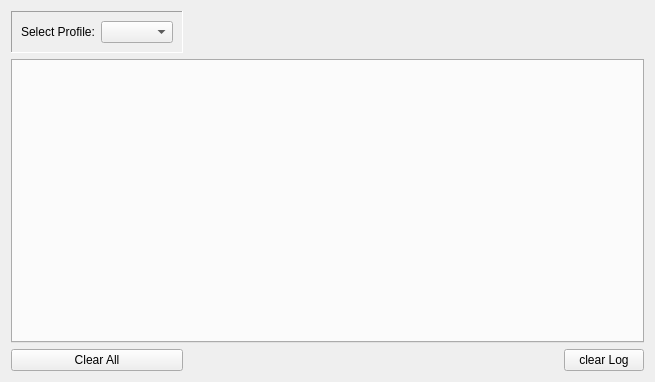
<?xml version="1.0" encoding="UTF-8"?>
<ui version="4.0">
 <class>logViewerObject</class>
 <widget class="QWidget" name="logViewerObject">
  <property name="geometry">
   <rect>
    <x>0</x>
    <y>0</y>
    <width>655</width>
    <height>382</height>
   </rect>
  </property>
  <property name="windowTitle">
   <string>Form</string>
  </property>
  <layout class="QGridLayout" name="gridLayout">
   <item row="1" column="1" colspan="4">
    <widget class="QTabWidget" name="logTab">
     <property name="currentIndex">
      <number>-1</number>
     </property>
    </widget>
   </item>
   <item row="2" column="4">
    <widget class="QPushButton" name="clearLogButton">
     <property name="text">
      <string>clear Log</string>
     </property>
     <property name="icon">
      <iconset resource="../resources.qrc">
       <normaloff>:/icons/icons/trash-can.png</normaloff>:/icons/icons/trash-can.png</iconset>
     </property>
     <property name="iconSize">
      <size>
       <width>22</width>
       <height>22</height>
      </size>
     </property>
    </widget>
   </item>
   <item row="0" column="1">
    <widget class="QFrame" name="frame">
     <property name="styleSheet">
      <string notr="true"/>
     </property>
     <property name="frameShape">
      <enum>QFrame::Panel</enum>
     </property>
     <property name="frameShadow">
      <enum>QFrame::Sunken</enum>
     </property>
     <layout class="QGridLayout" name="gridLayout_2">
      <item row="0" column="2">
       <widget class="QComboBox" name="profileComboBox"/>
      </item>
      <item row="0" column="1">
       <widget class="QLabel" name="profileLabel">
        <property name="text">
         <string>Select Profile:</string>
        </property>
       </widget>
      </item>
     </layout>
    </widget>
   </item>
   <item row="0" column="2" colspan="3">
    <spacer name="horizontalSpacer">
     <property name="orientation">
      <enum>Qt::Horizontal</enum>
     </property>
     <property name="sizeHint" stdset="0">
      <size>
       <width>40</width>
       <height>20</height>
      </size>
     </property>
    </spacer>
   </item>
   <item row="2" column="2" colspan="2">
    <spacer name="horizontalSpacer_2">
     <property name="orientation">
      <enum>Qt::Horizontal</enum>
     </property>
     <property name="sizeHint" stdset="0">
      <size>
       <width>428</width>
       <height>20</height>
      </size>
     </property>
    </spacer>
   </item>
   <item row="2" column="1">
    <widget class="QPushButton" name="clearAllButton">
     <property name="text">
      <string>Clear All</string>
     </property>
     <property name="icon">
      <iconset resource="../resources.qrc">
       <normaloff>:/icons/icons/clear_all.png</normaloff>:/icons/icons/clear_all.png</iconset>
     </property>
     <property name="iconSize">
      <size>
       <width>22</width>
       <height>22</height>
      </size>
     </property>
    </widget>
   </item>
  </layout>
 </widget>
 <resources>
  <include location="../resources.qrc"/>
 </resources>
 <connections>
  <connection>
   <sender>profileComboBox</sender>
   <signal>activated(int)</signal>
   <receiver>logViewerObject</receiver>
   <slot>slot_profileSeclectionChanged()</slot>
   <hints>
    <hint type="sourcelabel">
     <x>182</x>
     <y>36</y>
    </hint>
    <hint type="destinationlabel">
     <x>240</x>
     <y>14</y>
    </hint>
   </hints>
  </connection>
  <connection>
   <sender>clearLogButton</sender>
   <signal>clicked()</signal>
   <receiver>logViewerObject</receiver>
   <slot>slot_clearLogButtonClicked()</slot>
   <hints>
    <hint type="sourcelabel">
     <x>645</x>
     <y>372</y>
    </hint>
    <hint type="destinationlabel">
     <x>442</x>
     <y>356</y>
    </hint>
   </hints>
  </connection>
  <connection>
   <sender>clearAllButton</sender>
   <signal>clicked()</signal>
   <receiver>logViewerObject</receiver>
   <slot>slot_clearAllButtonClicked()</slot>
   <hints>
    <hint type="sourcelabel">
     <x>113</x>
     <y>355</y>
    </hint>
    <hint type="destinationlabel">
     <x>197</x>
     <y>353</y>
    </hint>
   </hints>
  </connection>
 </connections>
 <slots>
  <slot>slot_profileSeclectionChanged()</slot>
  <slot>slot_clearLogButtonClicked()</slot>
  <slot>slot_clearAllButtonClicked()</slot>
 </slots>
</ui>
